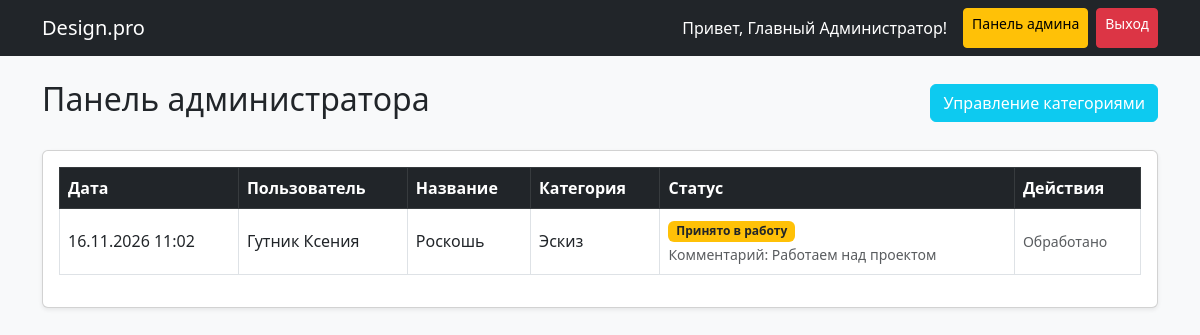
The app's page /superadmin/ (signed in) with its own data.
### catalog/models.py (models this page shows, shortened)
class User(AbstractUser):
    ROLE_USER = 'user'
    ROLE_ADMIN = 'admin'
    ROLE_CHOICES = [
        (ROLE_USER, 'Пользователь'),
        (ROLE_ADMIN, 'Администратор'),
    ]
    fio = models.CharField('ФИО', max_length=150)
    role = models.CharField('Роль', max_length=10, choices=ROLE_CHOICES, default=ROLE_USER)
    email = models.EmailField('Email', unique=True)
    def is_admin(self):
        return self.role == self.ROLE_ADMIN

class DesignRequest(models.Model):
    STATUS_NEW = 'new'
    STATUS_IN_PROGRESS = 'in_progress'
    STATUS_DONE = 'done'
    STATUS_CHOICES = [
        (STATUS_NEW, 'Новая'),
        (STATUS_IN_PROGRESS, 'Принято в работу'),
        (STATUS_DONE, 'Выполнено'),
    ]
    user = models.ForeignKey(User, on_delete=models.CASCADE, related_name='requests', verbose_name='Пользователь')
    title = models.CharField('Название', max_length=200)
    description = models.TextField('Описание')
    category = models.ForeignKey(
        Category, on_delete=models.CASCADE, related_name='requests', verbose_name='Категория'
    )
    image = models.ImageField('Фото/план помещения', upload_to='requests/')
    status = models.CharField('Статус', max_length=20, choices=STATUS_CHOICES, default=STATUS_NEW)
    created_at = models.DateTimeField('Дата создания', auto_now_add=True)
    comment = models.TextField('Комментарий администратора', blank=True)
    design_image = models.ImageField('Изображение дизайна', upload_to='designs/', blank=True, null=True)
    class Meta:
        verbose_name = 'Заявка'
        verbose_name_plural = 'Заявки'
        ordering = ['-created_at']  # Сначала новые

class Category(models.Model):
    name = models.CharField('Название', max_length=100, unique=True)
    class Meta:
        verbose_name = 'Категория'
        verbose_name_plural = 'Категории'
        ordering = ['name']

### catalog/views.py (the view)
# urls.py: path('superadmin/', views.superadmin_panel, name='superadmin_panel'),
@admin_required
def superadmin_panel(request):
    all_requests = DesignRequest.objects.all()
    return render(request, 'superadmin/panel.html', {'requests': all_requests})

### templates/superadmin/panel.html
{% extends 'base.html' %}
{% block content %}
<div class="d-flex justify-content-between align-items-center mb-4 mt-4">
    <h2>Панель администратора</h2>
    <a href="{% url 'manage_categories' %}" class="btn btn-info text-white">Управление категориями</a>
</div>
<div class="card shadow-sm">
    <div class="card-body">
        <table class="table table-bordered align-middle">
            <thead class="table-dark">
                <tr>
                    <th>Дата</th>
                    <th>Пользователь</th>
                    <th>Название</th>
                    <th>Категория</th>
                    <th>Статус</th>
                    <th>Действия</th>
                </tr>
            </thead>
            <tbody>
                {% for req in requests %}
                <tr>
                    <td>{{ req.created_at|date:"d.m.Y H:i" }}</td>
                    <td>{{ req.user.fio }}</td>
                    <td>{{ req.title }}</td>
                    <td>{{ req.category.name }}</td>
                    <td>
                        <span class="badge
                            {% if req.status == 'new' %}bg-secondary
                            {% elif req.status == 'in_progress' %}bg-warning text-dark
                            {% else %}bg-success{% endif %}">
                            {{ req.get_status_display }}
                        </span>
                        {% if req.comment %}<br><small class="text-muted">Комментарий: {{ req.comment }}</small>{% endif %}
                    </td>
                    <td>
                        {% if req.status == 'new' %}
                            <a href="{% url 'change_status' req.pk %}" class="btn btn-sm btn-primary">Обработать</a>
                        {% else %}
                            <span class="text-muted small">Обработано</span>
                        {% endif %}
                    </td>
                </tr>
                {% empty %}
                <tr><td colspan="6" class="text-center">Заявок пока нет</td></tr>
                {% endfor %}
            </tbody>
        </table>
    </div>
</div>
{% endblock %}

### templates/base.html (shortened to what this page needs)
<!DOCTYPE html>
<html lang="ru">
<head>
    <link href="https://cdn.jsdelivr.net/npm/bootstrap@5.3.0/dist/css/bootstrap.min.css" rel="stylesheet">
</head>
<body class="bg-light">
    <nav class="navbar navbar-expand-lg navbar-dark bg-dark mb-4">
        <div class="container">
            <a class="navbar-brand" href="/">Design.pro</a>
            <div class="d-flex">
                {% if user.is_authenticated %}
                    <span class="navbar-text me-3 text-white">Привет, {{ user.fio }}!</span>
                    {% if user.is_admin %}
                        <a href="/superadmin/" class="btn btn-warning btn-sm me-2">Панель админа</a>
                    {% else %}
                        <a href="/dashboard/" class="btn btn-outline-light btn-sm me-2">Личный кабинет</a>
                    {% endif %}
                    <a href="{% url 'logout' %}" class="btn btn-danger btn-sm">Выход</a>
                {% else %}
                    <a href="{% url 'login' %}" class="btn btn-outline-light btn-sm me-2">Вход</a>
                    <a href="{% url 'register' %}" class="btn btn-primary btn-sm">Регистрация</a>
                {% endif %}
            </div>
        </div>
    </nav>
    <div class="container">
        {% block content %}{% endblock %}
    </div>
</body>
</html>

### records on screen
User: fio "Главный Администратор"
DesignRequest: created_at "16.11.2026 11:02", user.fio "Гутник Ксения", title "Роскошь", category.name "Эскиз", status "Принято в работу", comment "Работаем над проектом", shows "Обработано"
